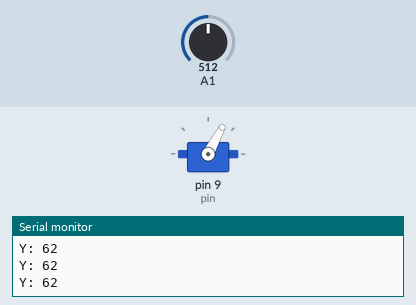
A sketch run on a simulated Arduino Uno, built with avr-gcc and run on an emulated ATmega328P. Shown: servo, the last lines printed to the serial monitor. The test bench sets the inputs (shaded band); at power-on: A1 = 512.

Above: at 3.8 s.
3.9 s: A1 set to 716
At 5.1 s:
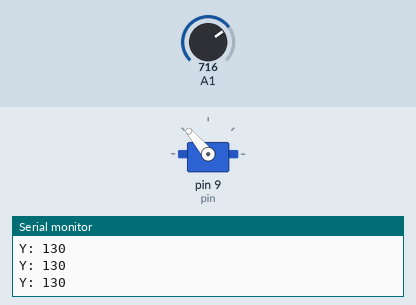
5.4 s: A1 set to 900
At 6.3 s:
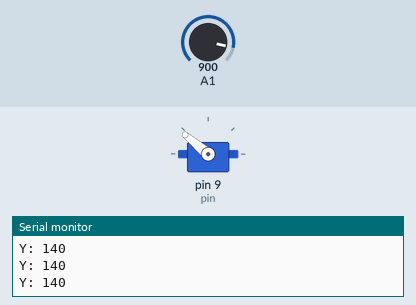
6.9 s: A1 set to 306
At 7.6 s:
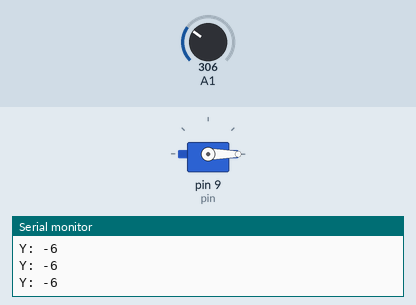
8.4 s: A1 set to 1023
At 8.8 s:
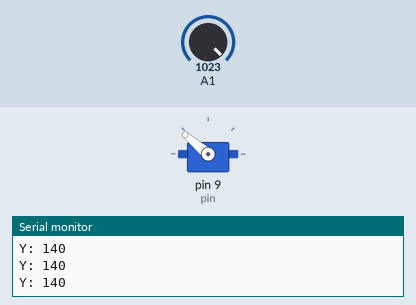
9.9 s: A1 set to 130
At 11.0 s:
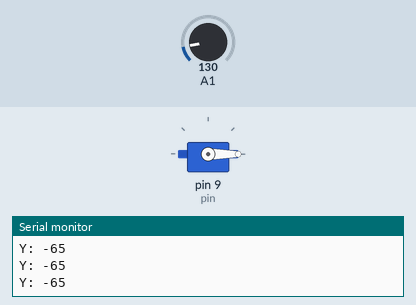
Timing chart, 0 to 12.9 s (numbered marks = the images above; inputs shaded):
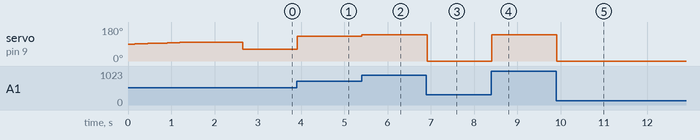

Measured:
- after the input at 3.9 s, servo on pin 9 (pin): 62° → 130° at once
- after the input at 5.4 s, servo on pin 9 (pin): 130° → 140° at once
- after the input at 6.9 s, servo on pin 9 (pin): 140° → 0° at once
- after the input at 8.4 s, servo on pin 9 (pin): 0° → 140° at once
- after the input at 9.9 s, servo on pin 9 (pin): 140° → 0° at once
- by itself, servo on pin 9 (pin): rises from 90° to 100° in 1.4 s, then falls to 62° in 1.2 s

The sketch:

Control-CarSpeed.ino
```cpp
#include <Servo.h>

Servo throttle;

int pos = 0;
int pin = 9;
int JOYSTICK = 8;

void setup() {

  Serial.begin(9600);
  pinMode(JOYSTICK, INPUT_PULLUP);

  throttle.attach(pin);

  // This loop arms the ESC
  for (pos = 90; pos <= 100; pos += 1) {
    Serial.println(pos);
    throttle.write(pos);
    delay(150);
  }

  delay(1000);
}

void loop() {
//  int posX = analogRead(A0);
  int posY = (analogRead(A1) - 500) / 3 + 58;

  if (posY >= 140) {
    posY = 140;
  }

  Serial.print("Y: ");
  Serial.println(posY);

  throttle.write(posY);
}
```
